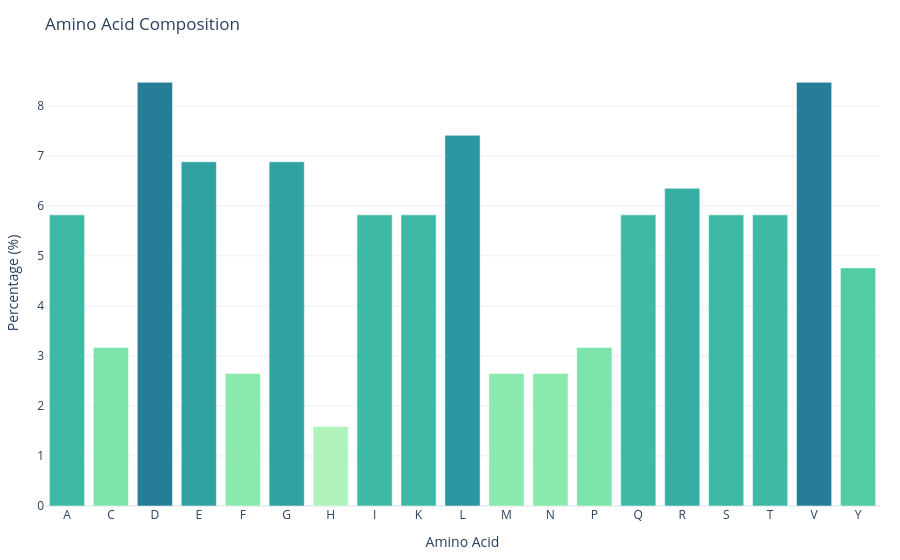

This figure's notebook cell:
### Markdown cell above
## Visualization

This chart shows the percentage composition for each detected amino acid.

### Code cell
create_composition_chart(summary['amino_acid_composition'])

### Figure 1 — Plotly figure (JSON) as saved in the notebook; plotly's stock layout.template omitted (floating-point values rounded to 4 significant figures)
{"data": [{"customdata": [[11], [6], [16], [13], [5], [13], [3], [11], [11], [14], [5], [5], [6], [11], [12], [11], [11], [16], [9]], "hovertemplate": "Amino Acid=%{x}<br>Percentage (%)=%{marker.color}<br>Count=%{customdata[0]}<extra></extra>", "legendgroup": "", "marker": {"color": [5.82, 3.17, 8.47, 6.88, 2.65, 6.88, 1.59, 5.82, 5.82, 7.41, 2.65, 2.65, 3.17, 5.82, 6.35, 5.82, 5.82, 8.47, 4.76], "coloraxis": "coloraxis", "pattern": {"shape": ""}}, "name": "", "orientation": "v", "showlegend": false, "textposition": "auto", "type": "bar", "x": ["A", "C", "D", "E", "F", "G", "H", "I", "K", "L", "M", "N", "P", "Q", "R", "S", "T", "V", "Y"], "xaxis": "x", "y": [5.82, 3.17, 8.47, 6.88, 2.65, 6.88, 1.59, 5.82, 5.82, 7.41, 2.65, 2.65, 3.17, 5.82, 6.35, 5.82, 5.82, 8.47, 4.76], "yaxis": "y"}], "layout": {"barmode": "relative", "coloraxis": {"colorbar": {"title": {"text": "Percentage (%)"}}, "colorscale": [[0, "rgb(176, 242, 188)"], [0.1667, "rgb(137, 232, 172)"], [0.3333, "rgb(103, 219, 165)"], [0.5, "rgb(76, 200, 163)"], [0.6667, "rgb(56, 178, 163)"], [0.8333, "rgb(44, 152, 160)"], [1, "rgb(37, 125, 152)"]], "showscale": false}, "legend": {"tracegroupgap": 0}, "margin": {"b": 40, "l": 40, "r": 20, "t": 60}, "title": {"text": "Amino Acid Composition"}, "xaxis": {"anchor": "y", "domain": [0, 1], "tickangle": 0, "title": {"text": "Amino Acid"}}, "yaxis": {"anchor": "x", "domain": [0, 1], "title": {"text": "Percentage (%)"}}}}
